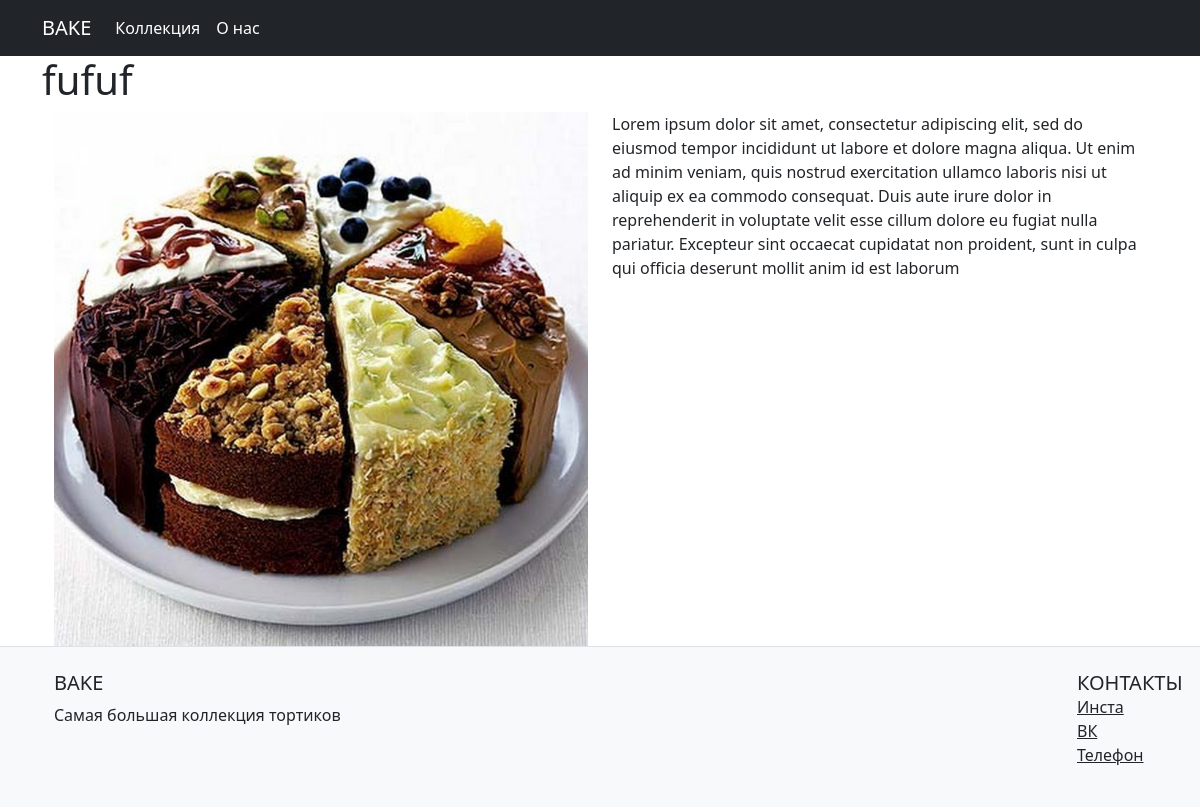
Page /articles/1 on the earlier database version.
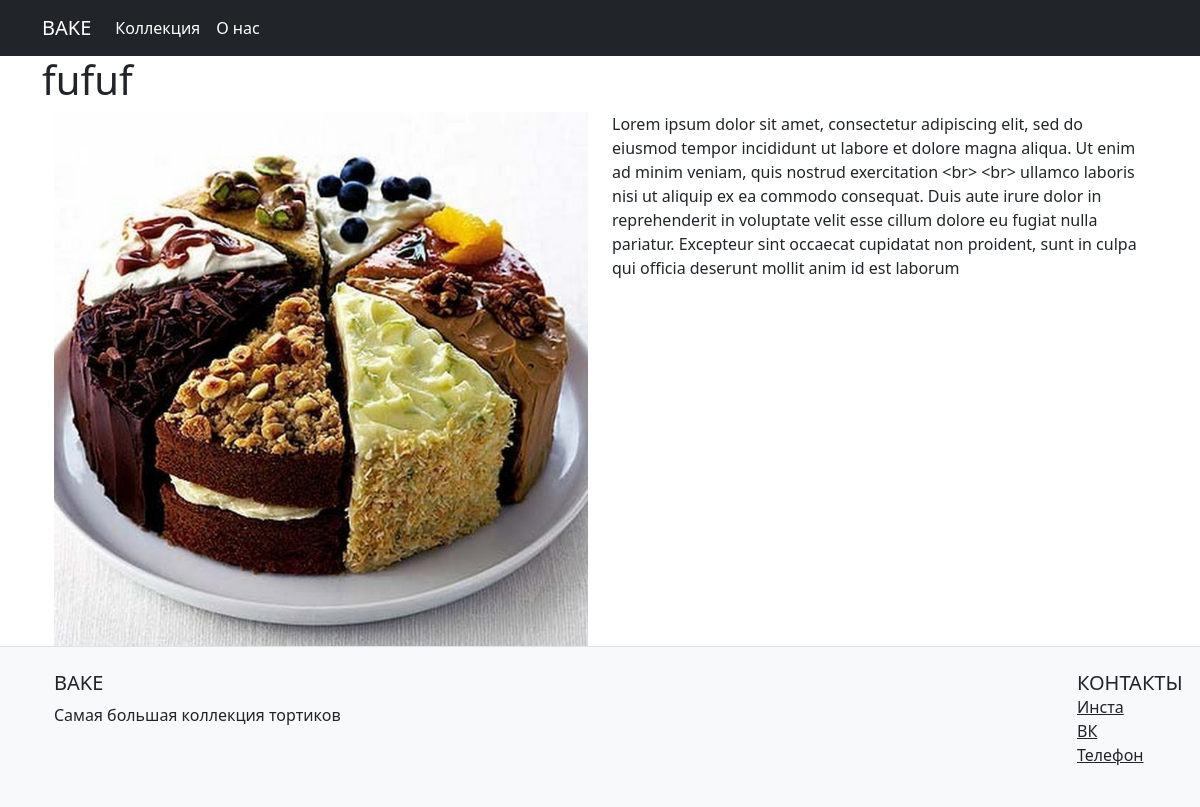
Same page on the later database version.
### models.py (models this page shows, shortened)
class Article(db.Model):
    id = db.Column(db.Integer, primary_key=True)
    title = db.Column(db.String(1000), unique=False, nullable=False)
    body = db.Column(db.Text, unique=False, nullable=True)
    photo = db.Column(db.Text, unique=False, nullable=True)

### app.py (the view)
@app.route('/articles/<int:article_id>')
def get_article(article_id):
    articles: Article = Article.query.filter_by(id=article_id).first()
    return render_template('article.html', title=articles.title, articles=articles)

### templates/article.html
{% extends 'base.html' %}
{% block content %}
<main>
    <div class="container">
        <h1>{{ articles.title }}</h1>
        <div class="container">
            <div class="row">
                <img class="col-md-6" src="../{{ articles.photo }}" alt="">
                <p class="col-md-6 d-block">{{ articles.body }}</p>
            </div>
        </div>
    </div>
</main>
{% endblock %}

### templates/base.html (shortened to what this page needs)
<!DOCTYPE html>
<html lang="ru">
<head>
    <link rel="stylesheet" href="{{ url_for('static', filename='css/style.css') }}">
    <link href="https://cdn.jsdelivr.net/npm/bootstrap@5.0.0-beta2/dist/css/bootstrap.min.css" rel="stylesheet"
>
</head>
<body>
<header>
    <nav class="navbar navbar-expand navbar-dark bg-dark" aria-label="Second navbar example">
        <div class="container">
            <a class="navbar-brand" href="#">BAKE</a>
            <div class="collapse navbar-collapse" id="navbarsExample02">
                <ul class="navbar-nav me-auto">
                    <li class="nav-item">
                        <a class="nav-link active" aria-current="page" href="/">Коллекция</a>
                    </li>
                    <li class="nav-item">
                        <a class="nav-link active" aria-current="page" href="/about">О нас</a>
                    </li>
                </ul>
            </div>
        </div>
    </nav>
</header>
{% block content %}
{% endblock %}
<footer class="bg-light text-center text-lg-start border-top">
    <div class="container p-4">
        <div class="row">
            <div class="col-lg-11 col-md-12 mb-4 mb-md-0">
                <h5 class="text-uppercase">Bake</h5>
                <p>
                    Самая большая коллекция тортиков
                </p>
            </div>
            <div class="col-lg-1 col-md-12 mb-4 mb-md-0">
                <h5 class="text-uppercase mb-0">Контакты</h5>
                <ul class="list-unstyled">
                    <li>
                        <a href="#!" class="text-dark">Инста</a>
                    </li>
                    <li>
                        <a href="#!" class="text-dark">ВК</a>
                    </li>
                    <li>
                        <a href="#!" class="text-dark">Телефон</a>
                    </li>
                </ul>
            </div>
        </div>
    </div>
</footer>
</body>
</html>

Differences in the rows shown:
changed Article "fufuf": body "…veniam, quis nostrud exercitation ullamco laboris nisi ut…" → "…veniam, quis nostrud exercitation <br> <br> ullamco laboris nisi ut…"
